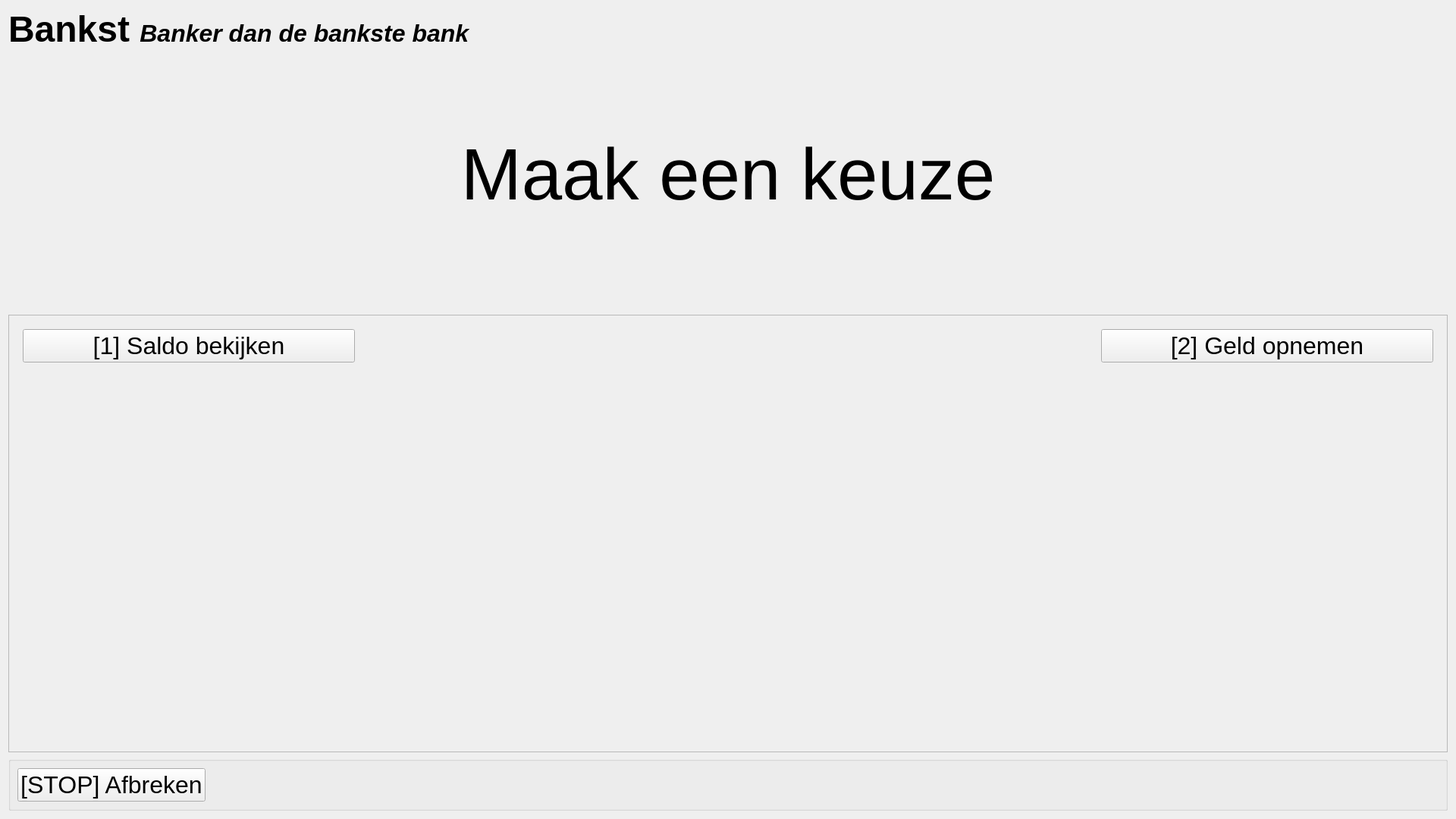
<?xml version="1.0" encoding="UTF-8"?>
<ui version="4.0">
 <class>ScreenOptions</class>
 <widget class="QWidget" name="ScreenOptions">
  <property name="geometry">
   <rect>
    <x>0</x>
    <y>0</y>
    <width>1920</width>
    <height>1080</height>
   </rect>
  </property>
  <property name="minimumSize">
   <size>
    <width>1920</width>
    <height>1080</height>
   </size>
  </property>
  <property name="maximumSize">
   <size>
    <width>1920</width>
    <height>1080</height>
   </size>
  </property>
  <property name="contextMenuPolicy">
   <enum>Qt::NoContextMenu</enum>
  </property>
  <property name="windowTitle">
   <string>Form</string>
  </property>
  <layout class="QVBoxLayout" name="verticalLayout">
   <item>
    <widget class="QLabel" name="name">
     <property name="sizePolicy">
      <sizepolicy hsizetype="Minimum" vsizetype="Minimum">
       <horstretch>0</horstretch>
       <verstretch>0</verstretch>
      </sizepolicy>
     </property>
     <property name="maximumSize">
      <size>
       <width>16777215</width>
       <height>54</height>
      </size>
     </property>
     <property name="font">
      <font>
       <pointsize>36</pointsize>
       <weight>75</weight>
       <bold>true</bold>
      </font>
     </property>
     <property name="text">
      <string>&lt;html&gt;&lt;head/&gt;&lt;body&gt;&lt;p&gt;&lt;span style=&quot; font-size:36pt; font-weight:600;&quot;&gt;Bankst &lt;/span&gt;&lt;span style=&quot; font-size:24pt; font-weight:600; font-style:italic;&quot; align=&quot;right&quot;&gt;Banker dan de bankste bank&lt;/span&gt;&lt;/p&gt;&lt;/body&gt;&lt;/html&gt;</string>
     </property>
    </widget>
   </item>
   <item>
    <spacer name="verticalSpacer">
     <property name="orientation">
      <enum>Qt::Vertical</enum>
     </property>
     <property name="sizeType">
      <enum>QSizePolicy::Fixed</enum>
     </property>
     <property name="sizeHint" stdset="0">
      <size>
       <width>20</width>
       <height>96</height>
      </size>
     </property>
    </spacer>
   </item>
   <item>
    <widget class="QFrame" name="frame_4">
     <property name="sizePolicy">
      <sizepolicy hsizetype="Preferred" vsizetype="Maximum">
       <horstretch>0</horstretch>
       <verstretch>0</verstretch>
      </sizepolicy>
     </property>
     <property name="frameShape">
      <enum>QFrame::NoFrame</enum>
     </property>
     <property name="frameShadow">
      <enum>QFrame::Plain</enum>
     </property>
     <layout class="QVBoxLayout" name="verticalLayout_4">
      <item>
       <widget class="QLabel" name="title">
        <property name="font">
         <font>
          <pointsize>72</pointsize>
         </font>
        </property>
        <property name="text">
         <string>Maak een keuze</string>
        </property>
        <property name="alignment">
         <set>Qt::AlignBottom|Qt::AlignHCenter</set>
        </property>
       </widget>
      </item>
      <item>
       <widget class="QLabel" name="subTitle">
        <property name="font">
         <font>
          <pointsize>36</pointsize>
         </font>
        </property>
        <property name="text">
         <string/>
        </property>
        <property name="alignment">
         <set>Qt::AlignHCenter|Qt::AlignTop</set>
        </property>
       </widget>
      </item>
      <item>
       <widget class="QLabel" name="error">
        <property name="font">
         <font>
          <pointsize>32</pointsize>
          <underline>true</underline>
         </font>
        </property>
        <property name="styleSheet">
         <string notr="true">QLabel {
	color: rgb(255, 0, 0);
}</string>
        </property>
        <property name="text">
         <string/>
        </property>
        <property name="alignment">
         <set>Qt::AlignCenter</set>
        </property>
       </widget>
      </item>
     </layout>
    </widget>
   </item>
   <item>
    <widget class="QFrame" name="frame">
     <property name="frameShape">
      <enum>QFrame::StyledPanel</enum>
     </property>
     <property name="frameShadow">
      <enum>QFrame::Raised</enum>
     </property>
     <layout class="QHBoxLayout" name="horizontalLayout_2">
      <item>
       <widget class="QFrame" name="frame_2">
        <property name="frameShape">
         <enum>QFrame::NoFrame</enum>
        </property>
        <property name="frameShadow">
         <enum>QFrame::Plain</enum>
        </property>
        <layout class="QVBoxLayout" name="verticalLayout_2">
         <item>
          <widget class="QPushButton" name="moneyButton">
           <property name="font">
            <font>
             <pointsize>24</pointsize>
            </font>
           </property>
           <property name="text">
            <string>[1] Saldo bekijken</string>
           </property>
          </widget>
         </item>
         <item>
          <spacer name="verticalSpacer_2">
           <property name="orientation">
            <enum>Qt::Vertical</enum>
           </property>
           <property name="sizeHint" stdset="0">
            <size>
             <width>20</width>
             <height>40</height>
            </size>
           </property>
          </spacer>
         </item>
        </layout>
       </widget>
      </item>
      <item>
       <spacer name="horizontalSpacer_2">
        <property name="orientation">
         <enum>Qt::Horizontal</enum>
        </property>
        <property name="sizeType">
         <enum>QSizePolicy::Fixed</enum>
        </property>
        <property name="sizeHint" stdset="0">
         <size>
          <width>960</width>
          <height>20</height>
         </size>
        </property>
       </spacer>
      </item>
      <item>
       <widget class="QFrame" name="frame_3">
        <property name="frameShape">
         <enum>QFrame::NoFrame</enum>
        </property>
        <property name="frameShadow">
         <enum>QFrame::Plain</enum>
        </property>
        <layout class="QVBoxLayout" name="verticalLayout_3">
         <item>
          <widget class="QPushButton" name="withdrawButton">
           <property name="font">
            <font>
             <pointsize>24</pointsize>
            </font>
           </property>
           <property name="text">
            <string>[2] Geld opnemen</string>
           </property>
          </widget>
         </item>
         <item>
          <spacer name="verticalSpacer_4">
           <property name="orientation">
            <enum>Qt::Vertical</enum>
           </property>
           <property name="sizeHint" stdset="0">
            <size>
             <width>20</width>
             <height>40</height>
            </size>
           </property>
          </spacer>
         </item>
        </layout>
       </widget>
      </item>
     </layout>
    </widget>
   </item>
   <item>
    <widget class="QGroupBox" name="groupBox">
     <property name="sizePolicy">
      <sizepolicy hsizetype="Preferred" vsizetype="Minimum">
       <horstretch>0</horstretch>
       <verstretch>0</verstretch>
      </sizepolicy>
     </property>
     <property name="maximumSize">
      <size>
       <width>16777215</width>
       <height>77</height>
      </size>
     </property>
     <property name="title">
      <string/>
     </property>
     <layout class="QHBoxLayout" name="horizontalLayout">
      <item>
       <widget class="QPushButton" name="quitButton">
        <property name="font">
         <font>
          <pointsize>24</pointsize>
         </font>
        </property>
        <property name="text">
         <string>[STOP] Afbreken</string>
        </property>
       </widget>
      </item>
      <item>
       <spacer name="horizontalSpacer">
        <property name="orientation">
         <enum>Qt::Horizontal</enum>
        </property>
        <property name="sizeHint" stdset="0">
         <size>
          <width>40</width>
          <height>20</height>
         </size>
        </property>
       </spacer>
      </item>
     </layout>
    </widget>
   </item>
  </layout>
 </widget>
 <resources/>
 <connections/>
</ui>
